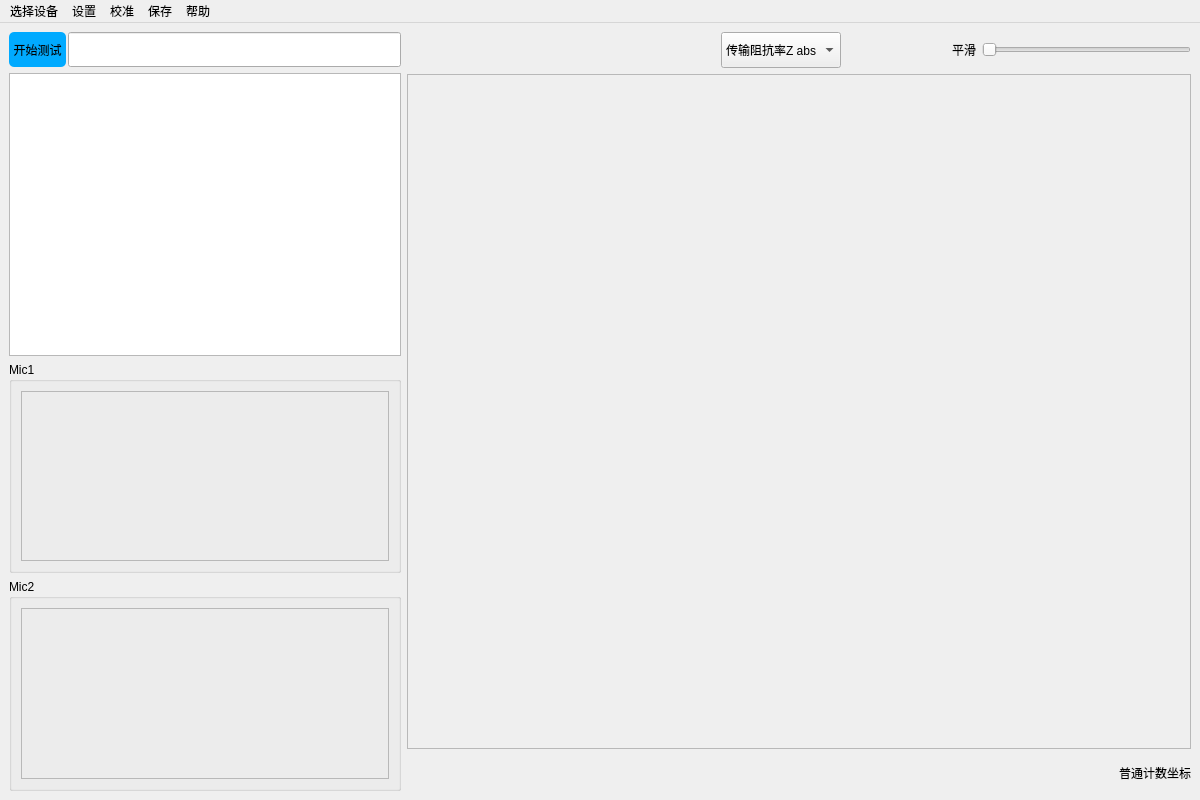
<?xml version="1.0" encoding="UTF-8"?>
<ui version="4.0">
 <class>MainWindow</class>
 <widget class="QMainWindow" name="MainWindow">
  <property name="geometry">
   <rect>
    <x>0</x>
    <y>0</y>
    <width>1200</width>
    <height>800</height>
   </rect>
  </property>
  <property name="windowTitle">
   <string>小孔膜片阻抗管测试系统</string>
  </property>
  <property name="styleSheet">
   <string notr="true"/>
  </property>
  <widget class="QWidget" name="centralwidget">
   <property name="styleSheet">
    <string notr="true"/>
   </property>
   <layout class="QHBoxLayout" name="horizontalLayout_6" stretch="1,2">
    <item>
     <layout class="QVBoxLayout" name="verticalLayout" stretch="1,8,6,6">
      <item>
       <layout class="QHBoxLayout" name="horizontalLayout" stretch="3,7">
        <property name="spacing">
         <number>2</number>
        </property>
        <item>
         <widget class="QToolButton" name="run_test_button">
          <property name="sizePolicy">
           <sizepolicy hsizetype="Fixed" vsizetype="Preferred">
            <horstretch>0</horstretch>
            <verstretch>0</verstretch>
           </sizepolicy>
          </property>
          <property name="styleSheet">
           <string notr="true">background-color: rgb(0, 170, 255);
border-radius:5px;
font: bold 12pt &quot;Microsoft YaHei&quot;;  /* 使字体加粗 */</string>
          </property>
          <property name="text">
           <string>开始测试</string>
          </property>
         </widget>
        </item>
        <item>
         <widget class="QLineEdit" name="test_state">
          <property name="sizePolicy">
           <sizepolicy hsizetype="Expanding" vsizetype="Preferred">
            <horstretch>0</horstretch>
            <verstretch>0</verstretch>
           </sizepolicy>
          </property>
          <property name="readOnly">
           <bool>true</bool>
          </property>
         </widget>
        </item>
       </layout>
      </item>
      <item>
       <widget class="QGraphicsView" name="schematic1"/>
      </item>
      <item>
       <widget class="QGroupBox" name="groupBox">
        <property name="title">
         <string>Mic1</string>
        </property>
        <layout class="QHBoxLayout" name="horizontalLayout_3">
         <item>
          <widget class="QFrame" name="frame">
           <property name="frameShape">
            <enum>QFrame::StyledPanel</enum>
           </property>
           <property name="frameShadow">
            <enum>QFrame::Raised</enum>
           </property>
          </widget>
         </item>
        </layout>
       </widget>
      </item>
      <item>
       <widget class="QGroupBox" name="groupBox_2">
        <property name="title">
         <string>Mic2</string>
        </property>
        <layout class="QHBoxLayout" name="horizontalLayout_4">
         <item>
          <widget class="QFrame" name="frame_2">
           <property name="frameShape">
            <enum>QFrame::StyledPanel</enum>
           </property>
           <property name="frameShadow">
            <enum>QFrame::Raised</enum>
           </property>
          </widget>
         </item>
        </layout>
       </widget>
      </item>
     </layout>
    </item>
    <item>
     <layout class="QVBoxLayout" name="verticalLayout_2" stretch="1,19,1">
      <item>
       <layout class="QHBoxLayout" name="horizontalLayout_2" stretch="3,1,1,0,2">
        <item>
         <spacer name="horizontalSpacer">
          <property name="orientation">
           <enum>Qt::Horizontal</enum>
          </property>
          <property name="sizeHint" stdset="0">
           <size>
            <width>40</width>
            <height>20</height>
           </size>
          </property>
         </spacer>
        </item>
        <item>
         <widget class="QComboBox" name="plot_type_selector">
          <property name="sizePolicy">
           <sizepolicy hsizetype="Preferred" vsizetype="Preferred">
            <horstretch>0</horstretch>
            <verstretch>0</verstretch>
           </sizepolicy>
          </property>
          <property name="styleSheet">
           <string notr="true">font: bold 12pt &quot;Microsoft YaHei&quot;;  /* 使字体加粗 */</string>
          </property>
          <item>
           <property name="text">
            <string>传输阻抗率Z abs</string>
           </property>
          </item>
          <item>
           <property name="text">
            <string>传输阻抗率Z Re</string>
           </property>
          </item>
          <item>
           <property name="text">
            <string>传输阻抗率Z Im</string>
           </property>
          </item>
         </widget>
        </item>
        <item>
         <spacer name="horizontalSpacer_2">
          <property name="orientation">
           <enum>Qt::Horizontal</enum>
          </property>
          <property name="sizeHint" stdset="0">
           <size>
            <width>40</width>
            <height>20</height>
           </size>
          </property>
         </spacer>
        </item>
        <item>
         <widget class="QLabel" name="label">
          <property name="styleSheet">
           <string notr="true">font: bold 12pt &quot;Microsoft YaHei&quot;;  /* 使字体加粗 */</string>
          </property>
          <property name="text">
           <string>平滑</string>
          </property>
         </widget>
        </item>
        <item>
         <widget class="QSlider" name="slider">
          <property name="sizePolicy">
           <sizepolicy hsizetype="Expanding" vsizetype="Preferred">
            <horstretch>0</horstretch>
            <verstretch>0</verstretch>
           </sizepolicy>
          </property>
          <property name="orientation">
           <enum>Qt::Horizontal</enum>
          </property>
         </widget>
        </item>
       </layout>
      </item>
      <item>
       <widget class="QWidget" name="widget" native="true">
        <layout class="QHBoxLayout" name="horizontalLayout_5">
         <property name="spacing">
          <number>0</number>
         </property>
         <property name="leftMargin">
          <number>0</number>
         </property>
         <property name="topMargin">
          <number>0</number>
         </property>
         <property name="rightMargin">
          <number>0</number>
         </property>
         <property name="bottomMargin">
          <number>0</number>
         </property>
         <item>
          <widget class="QFrame" name="frame_3">
           <property name="frameShape">
            <enum>QFrame::StyledPanel</enum>
           </property>
           <property name="frameShadow">
            <enum>QFrame::Raised</enum>
           </property>
          </widget>
         </item>
        </layout>
       </widget>
      </item>
      <item>
       <layout class="QHBoxLayout" name="horizontalLayout_7">
        <item>
         <spacer name="horizontalSpacer_4">
          <property name="orientation">
           <enum>Qt::Horizontal</enum>
          </property>
          <property name="sizeHint" stdset="0">
           <size>
            <width>40</width>
            <height>20</height>
           </size>
          </property>
         </spacer>
        </item>
        <item>
         <widget class="QLabel" name="common_pos_value">
          <property name="text">
           <string>普通计数坐标</string>
          </property>
          <property name="alignment">
           <set>Qt::AlignCenter</set>
          </property>
         </widget>
        </item>
       </layout>
      </item>
     </layout>
    </item>
   </layout>
  </widget>
  <widget class="QMenuBar" name="menubar">
   <property name="geometry">
    <rect>
     <x>0</x>
     <y>0</y>
     <width>1200</width>
     <height>23</height>
    </rect>
   </property>
   <widget class="QMenu" name="menu">
    <property name="title">
     <string>设置</string>
    </property>
    <addaction name="separator"/>
    <addaction name="action"/>
    <addaction name="separator"/>
    <addaction name="action_3"/>
    <addaction name="separator"/>
    <addaction name="action_8"/>
    <addaction name="separator"/>
   </widget>
   <widget class="QMenu" name="menu_2">
    <property name="title">
     <string>校准</string>
    </property>
    <addaction name="separator"/>
    <addaction name="action_9"/>
    <addaction name="separator"/>
    <addaction name="action_6"/>
    <addaction name="separator"/>
   </widget>
   <widget class="QMenu" name="menu_3">
    <property name="title">
     <string>保存</string>
    </property>
    <addaction name="separator"/>
    <addaction name="save_test_data"/>
    <addaction name="separator"/>
   </widget>
   <widget class="QMenu" name="menu_5">
    <property name="title">
     <string>帮助</string>
    </property>
    <addaction name="separator"/>
    <addaction name="action_14"/>
    <addaction name="separator"/>
   </widget>
   <widget class="QMenu" name="menu_6">
    <property name="title">
     <string/>
    </property>
   </widget>
   <widget class="QMenu" name="menu_4">
    <property name="title">
     <string>选择设备</string>
    </property>
    <addaction name="action_2"/>
    <addaction name="separator"/>
   </widget>
   <addaction name="menu_4"/>
   <addaction name="menu"/>
   <addaction name="menu_2"/>
   <addaction name="menu_3"/>
   <addaction name="menu_5"/>
   <addaction name="menu_6"/>
  </widget>
  <action name="action">
   <property name="text">
    <string>阻抗管参数设置</string>
   </property>
  </action>
  <action name="action_3">
   <property name="text">
    <string>输出信号设置</string>
   </property>
  </action>
  <action name="action_5">
   <property name="text">
    <string>麦克风校准</string>
   </property>
  </action>
  <action name="action_7">
   <property name="text">
    <string>保存数据测试</string>
   </property>
  </action>
  <action name="action_9">
   <property name="text">
    <string>麦克风校准</string>
   </property>
  </action>
  <action name="save_test_data">
   <property name="text">
    <string>保存测试数据</string>
   </property>
  </action>
  <action name="action_14">
   <property name="text">
    <string>帮助</string>
   </property>
  </action>
  <action name="cal_impedance_button">
   <property name="text">
    <string>计算机传输阻抗</string>
   </property>
  </action>
  <action name="exit_button">
   <property name="text">
    <string>退出</string>
   </property>
  </action>
  <action name="action_2">
   <property name="text">
    <string>硬件设备选择</string>
   </property>
  </action>
  <action name="action_6">
   <property name="text">
    <string>输入/输出校准</string>
   </property>
  </action>
  <action name="action_8">
   <property name="text">
    <string>历史数据设置</string>
   </property>
  </action>
 </widget>
 <resources>
  <include location="../icons.qrc"/>
 </resources>
 <connections/>
</ui>
